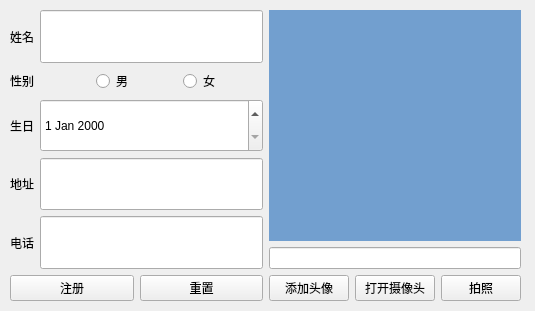
<?xml version="1.0" encoding="UTF-8"?>
<ui version="4.0">
 <class>RegisterWin</class>
 <widget class="QWidget" name="RegisterWin">
  <property name="geometry">
   <rect>
    <x>0</x>
    <y>0</y>
    <width>535</width>
    <height>311</height>
   </rect>
  </property>
  <property name="windowTitle">
   <string>RegisterWin</string>
  </property>
  <widget class="QWidget" name="layoutWidget">
   <property name="geometry">
    <rect>
     <x>10</x>
     <y>10</y>
     <width>511</width>
     <height>291</height>
    </rect>
   </property>
   <layout class="QHBoxLayout" name="horizontalLayout_8" stretch="1,1">
    <item>
     <layout class="QVBoxLayout" name="verticalLayout_2">
      <item>
       <layout class="QVBoxLayout" name="verticalLayout">
        <item>
         <layout class="QHBoxLayout" name="horizontalLayout">
          <item>
           <widget class="QLabel" name="label">
            <property name="text">
             <string>姓名</string>
            </property>
           </widget>
          </item>
          <item>
           <widget class="QLineEdit" name="nameEdit">
            <property name="sizePolicy">
             <sizepolicy hsizetype="Expanding" vsizetype="Expanding">
              <horstretch>0</horstretch>
              <verstretch>0</verstretch>
             </sizepolicy>
            </property>
           </widget>
          </item>
         </layout>
        </item>
        <item>
         <layout class="QHBoxLayout" name="horizontalLayout_2">
          <item>
           <widget class="QLabel" name="label_2">
            <property name="text">
             <string>性别</string>
            </property>
           </widget>
          </item>
          <item>
           <widget class="QRadioButton" name="mrb">
            <property name="text">
             <string>男</string>
            </property>
           </widget>
          </item>
          <item>
           <widget class="QRadioButton" name="wrb">
            <property name="text">
             <string>女</string>
            </property>
           </widget>
          </item>
         </layout>
        </item>
        <item>
         <layout class="QHBoxLayout" name="horizontalLayout_3">
          <item>
           <widget class="QLabel" name="label_3">
            <property name="text">
             <string>生日</string>
            </property>
           </widget>
          </item>
          <item>
           <widget class="QDateEdit" name="birthdayEdit">
            <property name="sizePolicy">
             <sizepolicy hsizetype="Expanding" vsizetype="Expanding">
              <horstretch>0</horstretch>
              <verstretch>0</verstretch>
             </sizepolicy>
            </property>
           </widget>
          </item>
         </layout>
        </item>
        <item>
         <layout class="QHBoxLayout" name="horizontalLayout_4">
          <item>
           <widget class="QLabel" name="label_4">
            <property name="text">
             <string>地址</string>
            </property>
           </widget>
          </item>
          <item>
           <widget class="QLineEdit" name="addressEdit">
            <property name="sizePolicy">
             <sizepolicy hsizetype="Expanding" vsizetype="Expanding">
              <horstretch>0</horstretch>
              <verstretch>0</verstretch>
             </sizepolicy>
            </property>
           </widget>
          </item>
         </layout>
        </item>
        <item>
         <layout class="QHBoxLayout" name="horizontalLayout_5">
          <item>
           <widget class="QLabel" name="label_5">
            <property name="text">
             <string>电话</string>
            </property>
           </widget>
          </item>
          <item>
           <widget class="QLineEdit" name="phoneEdit">
            <property name="sizePolicy">
             <sizepolicy hsizetype="Expanding" vsizetype="Expanding">
              <horstretch>0</horstretch>
              <verstretch>0</verstretch>
             </sizepolicy>
            </property>
           </widget>
          </item>
         </layout>
        </item>
       </layout>
      </item>
      <item>
       <layout class="QHBoxLayout" name="horizontalLayout_6">
        <item>
         <widget class="QPushButton" name="registerButton">
          <property name="text">
           <string>注册</string>
          </property>
         </widget>
        </item>
        <item>
         <widget class="QPushButton" name="resetButton">
          <property name="text">
           <string>重置</string>
          </property>
         </widget>
        </item>
       </layout>
      </item>
     </layout>
    </item>
    <item>
     <layout class="QVBoxLayout" name="verticalLayout_3" stretch="5,1,1">
      <item>
       <widget class="QLabel" name="headpic">
        <property name="styleSheet">
         <string notr="true">background-color: rgb(114, 159, 207);</string>
        </property>
        <property name="text">
         <string/>
        </property>
       </widget>
      </item>
      <item>
       <widget class="QLineEdit" name="picFileEdit"/>
      </item>
      <item>
       <layout class="QHBoxLayout" name="horizontalLayout_7">
        <item>
         <widget class="QPushButton" name="addpicButton">
          <property name="text">
           <string>添加头像</string>
          </property>
         </widget>
        </item>
        <item>
         <widget class="QPushButton" name="videoButton">
          <property name="text">
           <string>打开摄像头</string>
          </property>
         </widget>
        </item>
        <item>
         <widget class="QPushButton" name="cameraButton">
          <property name="text">
           <string>拍照</string>
          </property>
         </widget>
        </item>
       </layout>
      </item>
     </layout>
    </item>
   </layout>
  </widget>
 </widget>
 <resources/>
 <connections/>
</ui>
